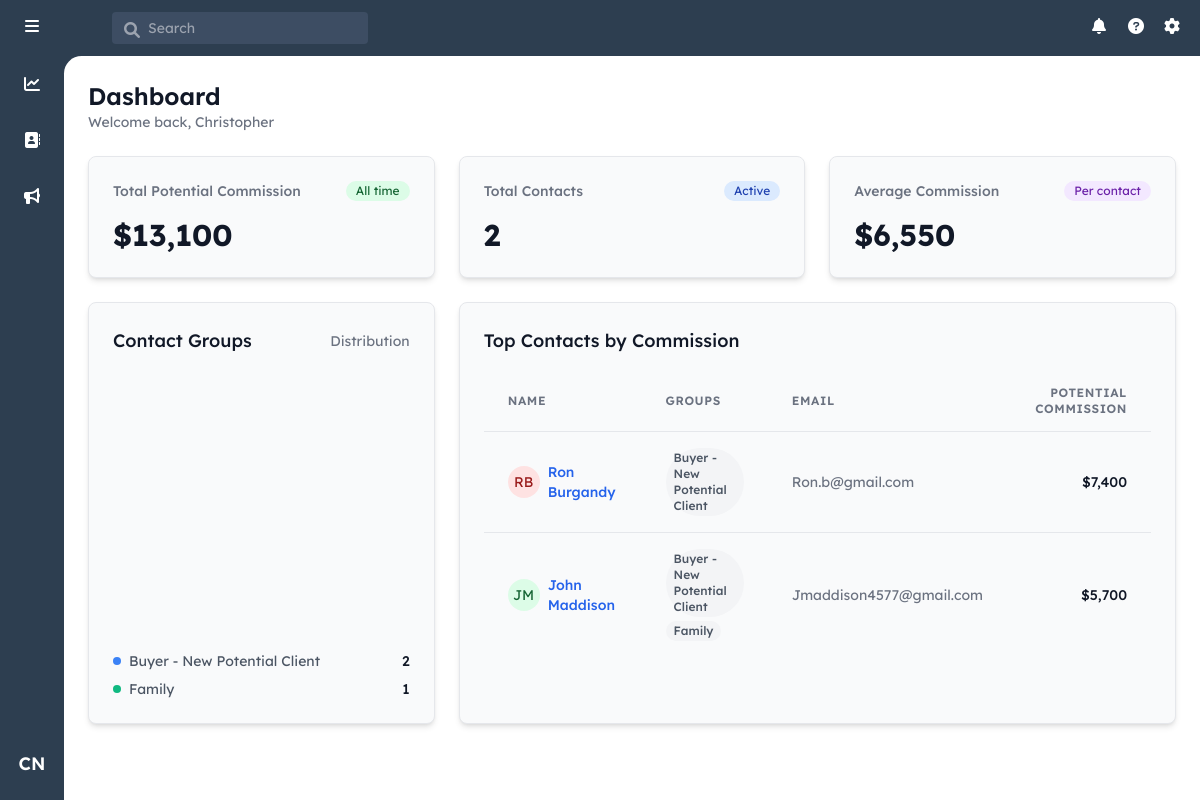
Page /dashboard (signed in) on the earlier database version.
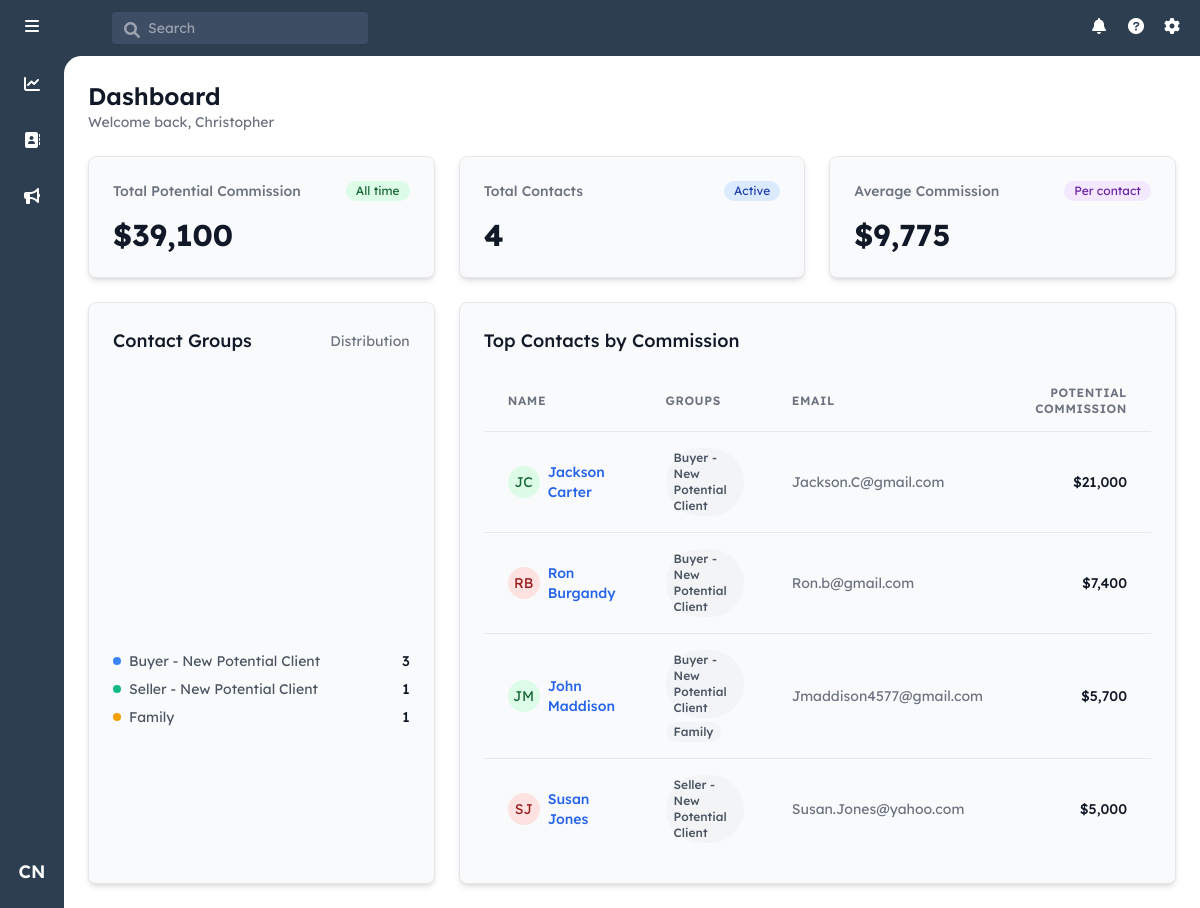
Same page on the later database version.
### models.py (models this page shows, shortened)
class Contact(db.Model):
    id = db.Column(db.Integer, primary_key=True)
    user_id = db.Column(db.Integer, db.ForeignKey('user.id'), nullable=False)
    first_name = db.Column(db.String(80), nullable=False)
    last_name = db.Column(db.String(80), nullable=False)
    email = db.Column(db.String(120))
    phone = db.Column(db.String(20))
    street_address = db.Column(db.String(200))
    city = db.Column(db.String(100))
    state = db.Column(db.String(50))
    zip_code = db.Column(db.String(20))
    notes = db.Column(db.Text)
    created_at = db.Column(db.DateTime, nullable=False, default=datetime.utcnow)
    updated_at = db.Column(db.DateTime, nullable=False, default=datetime.utcnow,
                          onupdate=datetime.utcnow)
    potential_commission = db.Column(db.Numeric(10, 2), nullable=False, default=5000.00)
    owner = db.relationship('User', backref=db.backref('contacts', lazy=True))
    groups = db.relationship('ContactGroup',
                           secondary=contact_groups,
                           back_populates='contacts',
                           lazy='joined')

class ContactGroup(db.Model):
    id = db.Column(db.Integer, primary_key=True)
    name = db.Column(db.String(100), unique=True, nullable=False)
    category = db.Column(db.String(50), nullable=False)
    sort_order = db.Column(db.Integer, nullable=False)
    created_at = db.Column(db.DateTime, nullable=False, default=datetime.utcnow)
    contacts = db.relationship('Contact',
                             secondary=contact_groups,
                             back_populates='groups',
                             lazy='dynamic')

### app.py (the view)
    @app.route('/dashboard')
    @login_required
    def dashboard():
        if current_user.role == 'admin':
            contacts = Contact.query.all()
        else:
            contacts = Contact.query.filter_by(user_id=current_user.id).all()
        total_contacts = len(contacts)
        total_commission = sum(c.potential_commission or 0 for c in contacts)
        avg_commission = total_commission / total_contacts if total_contacts > 0 else 0
        top_contacts = sorted(
            contacts,
            key=lambda x: x.potential_commission or 0,
            reverse=True
        )[:5]
        groups = ContactGroup.query.all()
        group_stats = []
        for group in groups:
            contact_count = len([c for c in contacts if group in c.groups])
            if contact_count > 0:  # Only include groups with contacts
                group_stats.append({
                    'name': group.name,
                    'count': contact_count
                })
        return render_template('dashboard.html',
                             total_contacts=total_contacts,
                             total_commission=total_commission,
                             avg_commission=avg_commission,
                             top_contacts=top_contacts,
                             group_stats=group_stats)

### templates/dashboard.html (shortened to what the changed rows need)
{% extends "base.html" %}
{% block content %}
<div class="p-6">
    <div class="mb-6">
        <h1 class="text-2xl font-semibold text-gray-900">Dashboard</h1>
    </div>
    <div class="grid grid-cols-1 md:grid-cols-3 gap-6 mb-6">
        <div class="bg-gray-50 rounded-lg shadow-md p-6 border border-gray-200">
            <div class="flex items-baseline">
                <span class="text-3xl font-bold text-gray-900">${{ "{:,.0f}".format(total_commission) }}</span>
            </div>
        </div>
        <div class="bg-gray-50 rounded-lg shadow-md p-6 border border-gray-200">
            <div class="flex items-baseline">
                <span class="text-3xl font-bold text-gray-900">{{ total_contacts }}</span>
            </div>
        </div>
        <div class="bg-gray-50 rounded-lg shadow-md p-6 border border-gray-200">
            <div class="flex items-baseline">
                <span class="text-3xl font-bold text-gray-900">${{ "{:,.0f}".format(avg_commission) }}</span>
            </div>
        </div>
    </div>
    <div class="grid grid-cols-1 lg:grid-cols-3 gap-6">
        <div class="bg-gray-50 rounded-lg shadow-md p-6 border border-gray-200 lg:col-span-1">
            <div class="mt-4">
                <div class="grid grid-cols-1 gap-2">
                    {% for group in group_stats %}
                    <div class="flex items-center justify-between text-sm">
                        <div class="flex items-center">
                            <div class="w-2 h-2 rounded-full mr-2" style="background-color: {{ ['#3B82F6', '#10B981', '#F59E0B', '#EF4444', '#8B5CF6', '#EC4899'][loop.index0 % 6] }}"></div>
                            <span class="text-gray-600">{{ group.name }}</span>
                        </div>
                        <span class="font-medium text-gray-900">{{ group.count }}</span>
                    </div>
                    {% endfor %}
                </div>
            </div>
        </div>
        <div class="bg-gray-50 rounded-lg shadow-md p-6 border border-gray-200 lg:col-span-2">
            <div class="overflow-x-auto">
                <table class="min-w-full">
                    <thead>
                        <tr class="border-b border-gray-200">
                            <th class="px-6 py-3.5 text-left text-xs font-semibold text-gray-500 uppercase tracking-wider">Name</th>
                            <th class="px-6 py-3.5 text-left text-xs font-semibold text-gray-500 uppercase tracking-wider">Groups</th>
                            <th class="px-6 py-3.5 text-left text-xs font-semibold text-gray-500 uppercase tracking-wider">Email</th>
                            <th class="px-6 py-3.5 text-right text-xs font-semibold text-gray-500 uppercase tracking-wider">Potential Commission</th>
                        </tr>
                    </thead>
                    <tbody class="divide-y divide-gray-200">
                        {% for contact in top_contacts %}
                        <tr class="hover:bg-white transition-colors duration-150">
                            <td class="px-6 py-4">
                                <a href="{{ url_for('view_contact', contact_id=contact.id, source='dashboard') }}" class="group">
                                    <div class="flex items-center">
                                        <div class="w-8 h-8 rounded-full flex items-center justify-center text-sm mr-2 flex-shrink-0 text-gray-600
                                            {% set initials = contact.first_name[0]|upper + contact.last_name[0]|upper %}
                                            {% if initials[0] in 'ABCDE' %}bg-blue-100 text-blue-800
                                            {% elif initials[0] in 'FGHIJ' %}bg-green-100 text-green-800
                                            {% elif initials[0] in 'KLMNO' %}bg-yellow-100 text-yellow-800
                                            {% elif initials[0] in 'PQRST' %}bg-red-100 text-red-800
                                            {% else %}bg-purple-100 text-purple-800{% endif %}">
                                            {{ contact.first_name[0] }}{{ contact.last_name[0] }}
                                        </div>
                                        <div class="text-sm font-medium text-blue-600 group-hover:text-blue-800">
                                            {{ contact.first_name }} {{ contact.last_name }}
                                        </div>
                                    </div>
                                </a>
                            </td>
                            <td class="px-6 py-4">
                                <div class="flex flex-wrap gap-1">
                                    {% for group in contact.groups[:2] %}
                                        <span class="inline-flex items-center px-2 py-0.5 rounded-full text-xs font-medium bg-gray-100 text-gray-600">
                                            {{ group.name }}
                                        </span>
                                    {% endfor %}
                                </div>
                            </td>
                            <td class="px-6 py-4 text-sm text-gray-500">
                                {{ contact.email or '--' }}
                            </td>
                            <td class="px-6 py-4 text-right text-sm font-medium text-gray-900">
                                ${{ "{:,.0f}".format(contact.potential_commission or 0) }}
                            </td>
                        </tr>
                        {% endfor %}
                    </tbody>
                </table>
            </div>
        </div>
    </div>
</div>
{% endblock %}

Differences in the rows shown:
computed for Contact "John": count "2" → "3"
added Contact: name "Seller - New Potential Client", count "1", first_name "S", last_name "J", first_name "Susan", last_name "Jones", email "Susan.Jones@yahoo.com", potential_commission "5,000"
added Contact: first_name "J", last_name "C", first_name "Jackson", last_name "Carter", email "Jackson.C@gmail.com", potential_commission "21,000", ContactGroup (name "Buyer - New Potential Client"), shown under "Top Contacts by Commission"
now on this page (row unchanged): ContactGroup: name "Seller - New Potential Client", shown under "S"
Other differences:
{{ "{:,.0f}".format(total_commission) }}: "13,100" → "39,100"
{{ total_contacts }}: "2" → "4"
{{ "{:,.0f}".format(avg_commission) }}: "6,550" → "9,775"
